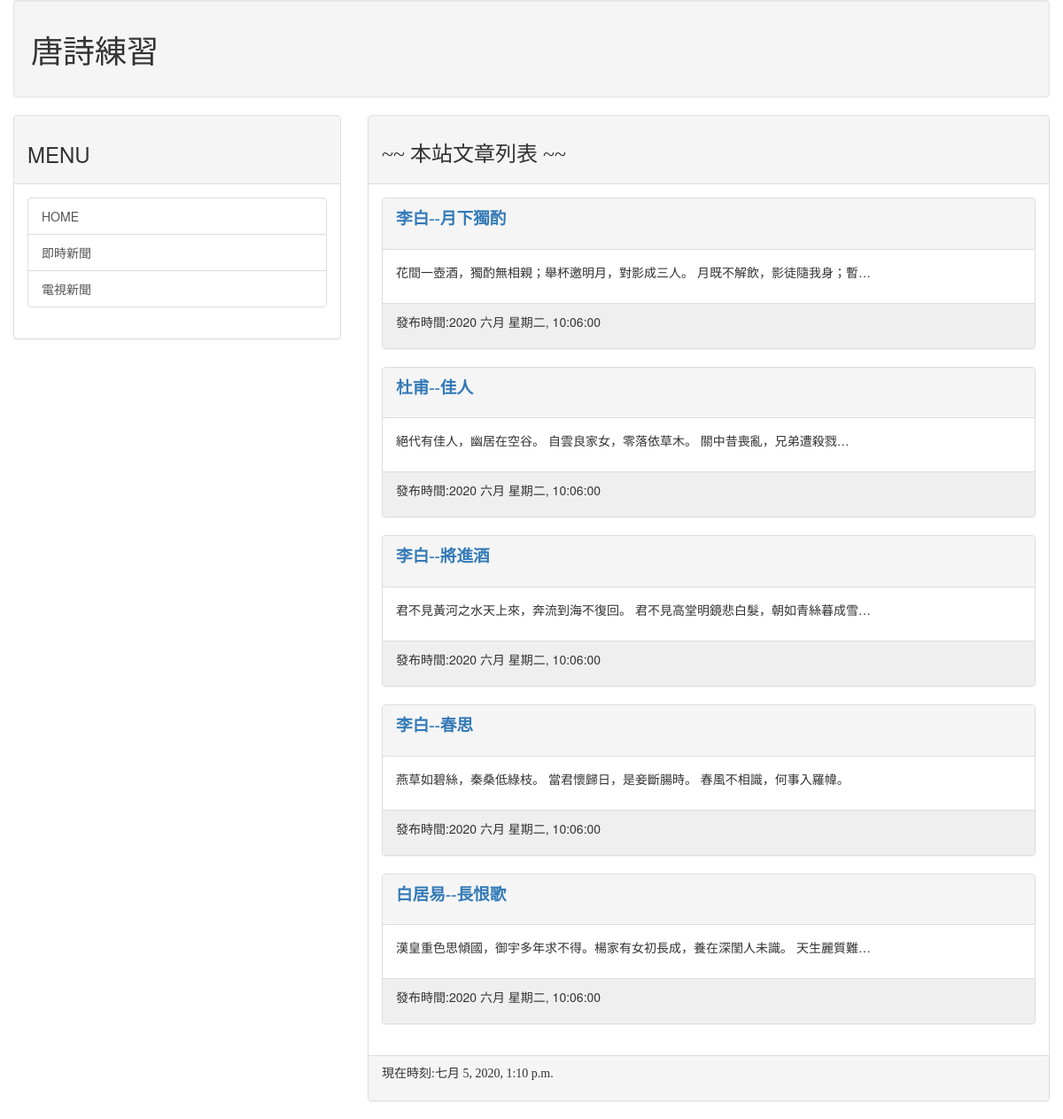
Page /tangpoetry/ on the committed database.
### mainsite/models.py (models this page shows, shortened)
class Post(models.Model):
    title = models.CharField(max_length=200)
    slug = models.CharField(max_length=200)
    body = models.TextField()
    pub_date = models.DateTimeField(default=timezone.now)
    class Meta:
        ordering = ('-pub_date',)

### mainsite/views.py (the view)
# urls.py: path('', views.tang_poetry),
def tang_poetry(request):
    posts = models.Post.objects.all()
    now = datetime.now()
    return render(request, 'tang_poetry/tang_poetry_index.html', locals())

### templates/tang_poetry/tang_poetry_index.html (shortened to what this page needs)
{% extends 'tang_poetry/tang_poetry_base.html' %}
{% block headmessage %}
    <h3 style="font-family:標楷體;">~~ 本站文章列表 ~~</h3>
{% endblock %}
{% block content %}
    {% for post in posts %}
        <div class="panel panel-default">
            <div class="panel-heading">
                <p style="font-family:微軟正黑體; font-size:14pt;font-weight:bold">
                    <a href="/tangpoetry/post/{{post.slug}}">{{post.title}}</a>
                </p>
            </div>
            <div class="panel-body">
                <p>
                    {{ post.body| truncatechars:40 }}
                </p>
            </div>
            <div class="panel-footer" style="background-color:#efefef">
                <p>發布時間:{{ post.pub_date | date:"Y M D, h:m:s" }}</p>
            </div>
        </div>
    {% endfor %}
{% endblock %}

### rows in the picture
Post: title "李白--月下獨酌", body "花間一壺酒，獨酌無相親；舉杯邀明月，對影成三人。 月既不解飲，影徒隨我身；暫…", pub_date "2020 六月 星期二, 10:06:00"
Post: title "杜甫--佳人", body "絕代有佳人，幽居在空谷。 自雲良家女，零落依草木。 關中昔喪亂，兄弟遭殺戮…", pub_date "2020 六月 星期二, 10:06:00"
Post: title "李白--將進酒", body "君不見黃河之水天上來，奔流到海不復回。 君不見高堂明鏡悲白髮，朝如青絲暮成雪…", pub_date "2020 六月 星期二, 10:06:00"
Post: title "李白--春思", body "燕草如碧絲，秦桑低綠枝。 當君懷歸日，是妾斷腸時。 春風不相識，何事入羅幃。", pub_date "2020 六月 星期二, 10:06:00"
Post: title "白居易--長恨歌", body "漢皇重色思傾國，御宇多年求不得。楊家有女初長成，養在深閨人未識。 天生麗質難…", pub_date "2020 六月 星期二, 10:06:00"
